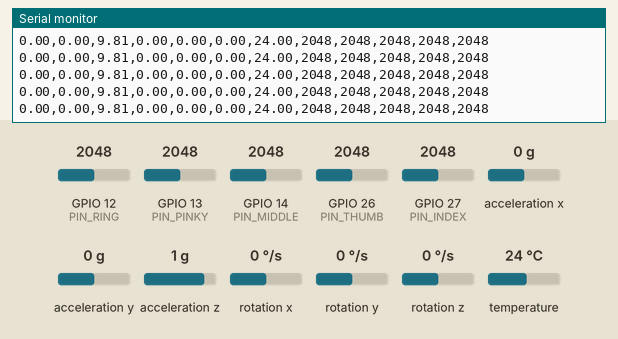
Bench run of a sketch on a simulated ESP32. On the bench: the last lines printed to the serial monitor. Inputs (shaded band) come from the test bench; at power-on: acceleration x 0 g, GPIO 12 (PIN_RING) = 2048, GPIO 13 (PIN_PINKY) = 2048, GPIO 14 (PIN_MIDDLE) = 2048, acceleration y 0 g, GPIO 26 (PIN_THUMB) = 2048, GPIO 27 (PIN_INDEX) = 2048, acceleration z 1 g, rotation x 0 °/s, rotation y 0 °/s, rotation z 0 °/s, temperature 24 °C. Nothing arrives over Bluetooth unless stated.

Above: at 1.3 s.
1.4 s: acceleration x set to -0.8 g
At 1.45 s:
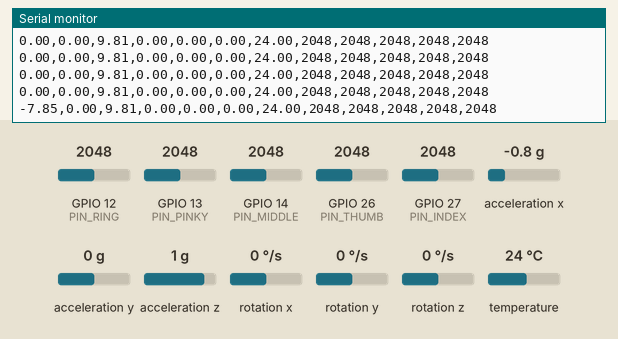
4.4 s: GPIO 12 (PIN_RING) set to 2866
At 4.4 s:
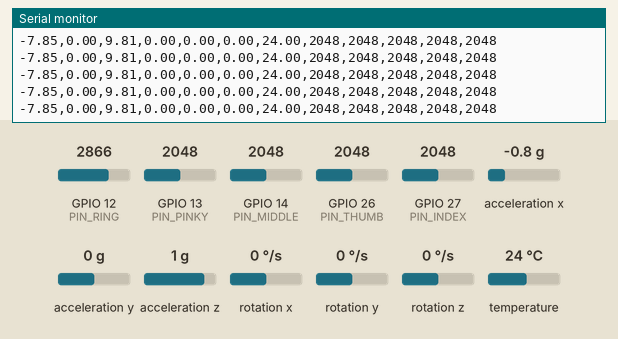
5.9 s: GPIO 13 (PIN_PINKY) set to 2866
At 5.9 s:
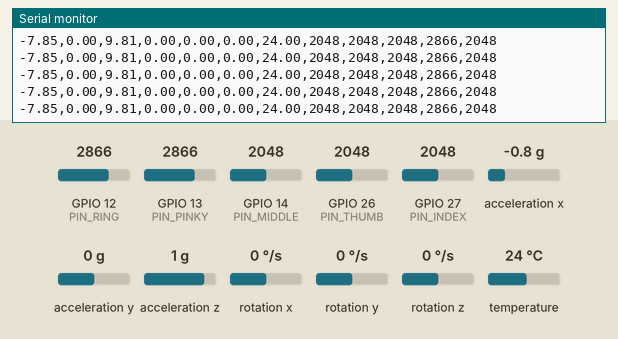
7.4 s: GPIO 14 (PIN_MIDDLE) set to 2866
At 7.41 s:
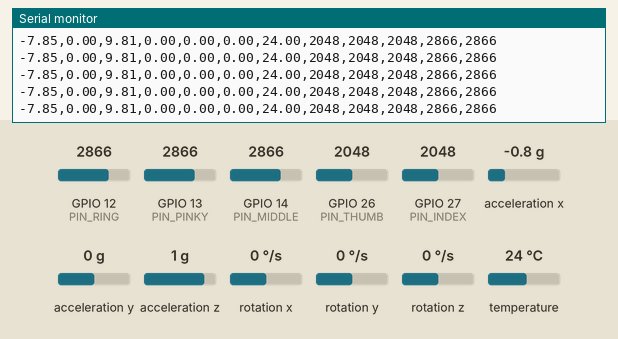
8.9 s: acceleration y set to -1.4 g
At 8.99 s:
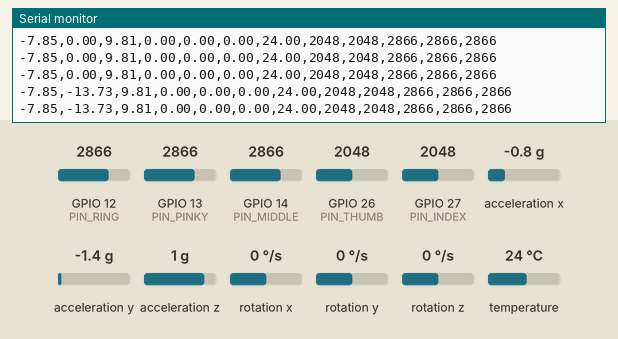
11.9 s: GPIO 26 (PIN_THUMB) set to 2866
At 11.9 s:
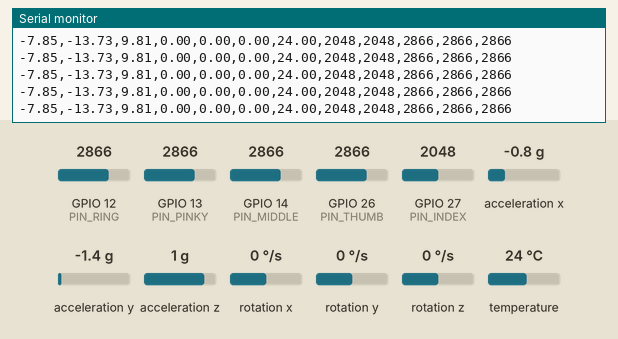

Measured:
- after the input at 1.4 s, the serial monitor: prints a new line at once (image 1)
- after the input at 8.9 s, the serial monitor: prints a new line at once (image 5)

The sketch:

vis_ard.ino
```cpp
#include "BluetoothSerial.h"
#include <Adafruit_MPU6050.h>
#include <Adafruit_Sensor.h>
#include <Wire.h>
#define PIN_PINKY     13
#define PIN_RING      12
#define PIN_MIDDLE    14
#define PIN_INDEX     27
#define PIN_THUMB     26
Adafruit_MPU6050 mpu;
BluetoothSerial SerialBT;
void setup(void) {
  Serial.begin(9600);
  SerialBT.begin("Cosmic Claw 2"); //Bluetooth device name
  Serial.println("The device started, now you can pair it with bluetooth!");
  while (!Serial)
    delay(10); // will pause Zero, Leonardo, etc until serial console opens

  //Serial.println("Adafruit MPU6050 test!");

  // Try to initialize!
  if (!mpu.begin()) {
    Serial.println("Failed to find MPU6050 chip");
    while (1) {
      delay(10);
    }
  }

  //Serial.println("MPU6050 Found!");

  mpu.setAccelerometerRange(MPU6050_RANGE_8_G);
  //Serial.print("Accelerometer range set to: ");
  switch (mpu.getAccelerometerRange()) {
  case MPU6050_RANGE_2_G:
    //Serial.println("+-2G");
    break;
  case MPU6050_RANGE_4_G:
    //Serial.println("+-4G");
    break;
  case MPU6050_RANGE_8_G:
    //Serial.println("+-8G");
    break;
  case MPU6050_RANGE_16_G:
    //Serial.println("+-16G");
    break;
  }
  mpu.setGyroRange(MPU6050_RANGE_500_DEG);
  //Serial.print("Gyro range set to: ");
  switch (mpu.getGyroRange()) {
  case MPU6050_RANGE_250_DEG:
    //Serial.println("+- 250 deg/s");
    break;
  case MPU6050_RANGE_500_DEG:
    //Serial.println("+- 500 deg/s");
    break;
  case MPU6050_RANGE_1000_DEG:
    //Serial.println("+- 1000 deg/s");
    break;
  case MPU6050_RANGE_2000_DEG:
    //Serial.println("+- 2000 deg/s");
    break;
  }

  mpu.setFilterBandwidth(MPU6050_BAND_21_HZ);
  //Serial.print("Filter bandwidth set to: ");
  switch (mpu.getFilterBandwidth()) {
  case MPU6050_BAND_260_HZ:
    //Serial.println("260 Hz");
    break;
  case MPU6050_BAND_184_HZ:
    //Serial.println("184 Hz");
    break;
  case MPU6050_BAND_94_HZ:
    //Serial.println("94 Hz");
    break;
  case MPU6050_BAND_44_HZ:
    //Serial.println("44 Hz");
    break;
  case MPU6050_BAND_21_HZ:
    //Serial.println("21 Hz");
    break;
  case MPU6050_BAND_10_HZ:
    //Serial.println("10 Hz");
    break;
  case MPU6050_BAND_5_HZ:
    //Serial.println("5 Hz");
    break;
  }

  //Serial.println("");
  delay(100);
}
void loop() {
  int thumb_v= analogRead(PIN_THUMB);
  int index_v= analogRead(PIN_INDEX);
  int middle_v= analogRead(PIN_MIDDLE );
  int ring_v= analogRead(PIN_RING);
  int pinky_v= analogRead(PIN_PINKY );

  /* Get new sensor events with the readings */
  sensors_event_t a, g, temp;
  mpu.getEvent(&a, &g, &temp);

  /* Print out the values */
  /* ax,ay,az,gx,gy,gz,temp,thumb,index,middle,ring,pinky*/

  Serial.print(a.acceleration.x);
  Serial.print(",");
  Serial.print(a.acceleration.y);
  Serial.print(",");
  Serial.print(a.acceleration.z);
  Serial.print(",");
  Serial.print(g.gyro.x);
  Serial.print(",");
  Serial.print(g.gyro.y);
  Serial.print(",");
  Serial.print(g.gyro.z);
  Serial.print(",");
  Serial.print(temp.temperature);
  Serial.print(",");
  Serial.print(thumb_v);
  Serial.print(",");
  Serial.print(index_v);
  Serial.print(",");
  Serial.print(middle_v);
  Serial.print(",");
  Serial.print(ring_v);
  Serial.print(",");
  Serial.print(pinky_v);
  Serial.println();

    /*SerialBT.print(a.acceleration.x);
    SerialBT.print(",");
    SerialBT.print(a.acceleration.y);
    SerialBT.print(",");
    SerialBT.print(a.acceleration.z);
    SerialBT.print(",");
    SerialBT.print(g.gyro.x);
    SerialBT.print(",");
    SerialBT.print(g.gyro.y);
    SerialBT.print(",");
    SerialBT.print(g.gyro.z);
    SerialBT.print(",");
    SerialBT.print(temp.temperature);
    SerialBT.print(",");*/
    SerialBT.print(thumb_v);
    SerialBT.print(",");
    SerialBT.print(index_v);
    SerialBT.print(",");
    SerialBT.print(middle_v);
    SerialBT.print(",");
    SerialBT.print(ring_v);
    SerialBT.print(",");
    SerialBT.print(pinky_v);
    SerialBT.print("\n");

  delay(50);
}
```
